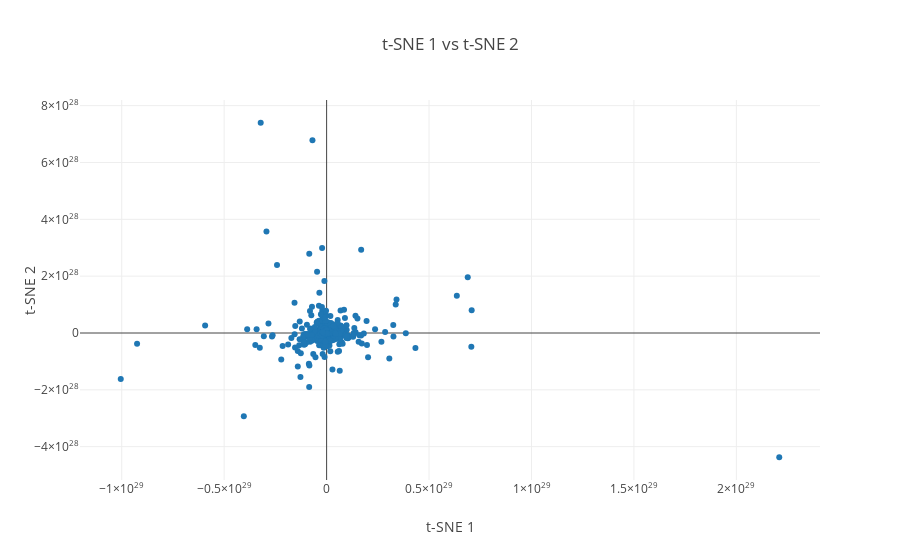

Notebook cell for this chart:
### Code cell
plot_words(lstm_tsne_embds, 0, 2000, 1)

### Figure 1 — Plotly figure (JSON) as saved in the notebook; plotly's stock layout.template omitted (floating-point values rounded to 4 significant figures; data arrays with more than 128 entries replaced by an {"elided": "..."} marker saying what was removed)
{"data": [{"mode": "markers", "text": {"elided": "2000 str values"}, "type": "scatter", "x": {"elided": "2000 float values"}, "y": {"elided": "2000 float values"}}], "layout": {"hovermode": "closest", "title": "t-SNE 1 vs t-SNE 2", "xaxis": {"title": "t-SNE 1"}, "yaxis": {"title": "t-SNE 2"}}}
